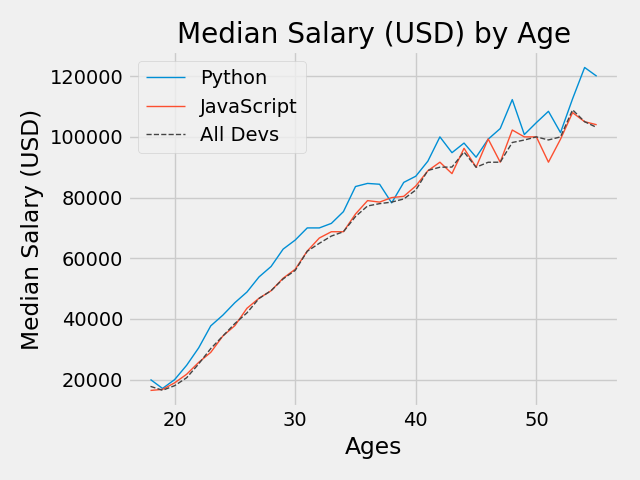

Write Python code to recreate this figure.
# from turtle import width
# import matplotlib.pyplot as plt
# # plt.xkcd()
# plt.style.use('fivethirtyeight')
# a=[1,2,3,4,5,6,7,8,9,10]
# b=[10,20,30,40,50,60,70,80,90,100]
# c=[10,20,30,40,50,60,70,80,90,100]
# d=[100,200,300,400,500,600,700,800,900,1000]
# plt.plot(a,b,'-.b',linewidth=1)
# plt.plot(c,d,'-.g',linewidth=1)
# plt.xlabel('xo')
# plt.ylabel('yo')
# plt.title('Soham')
# plt.grid(True)
# plt.legend(['soham1','soham2'])
# plt.tight_layout()
# plt.show()
from matplotlib import pyplot as plt

# plt.xkcd()

plt.style.use('fivethirtyeight')

ages_x = [18, 19, 20, 21, 22, 23, 24, 25, 26, 27, 28, 29, 30, 31, 32, 33, 34, 35,
          36, 37, 38, 39, 40, 41, 42, 43, 44, 45, 46, 47, 48, 49, 50, 51, 52, 53, 54, 55]

py_dev_y = [20046, 17100, 20000, 24744, 30500, 37732, 41247, 45372, 48876, 53850, 57287, 63016, 65998, 70003, 70000, 71496, 75370, 83640, 84666,
            84392, 78254, 85000, 87038, 91991, 100000, 94796, 97962, 93302, 99240, 102736, 112285, 100771, 104708, 108423, 101407, 112542, 122870, 120000]
plt.plot(ages_x, py_dev_y,linewidth=1, label='Python')

js_dev_y = [16446, 16791, 18942, 21780, 25704, 29000, 34372, 37810, 43515, 46823, 49293, 53437, 56373, 62375, 66674, 68745, 68746, 74583, 79000,
            78508, 79996, 80403, 83820, 88833, 91660, 87892, 96243, 90000, 99313, 91660, 102264, 100000, 100000, 91660, 99240, 108000, 105000, 104000]
plt.plot(ages_x, js_dev_y,linewidth=1, label='JavaScript')

dev_y = [17784, 16500, 18012, 20628, 25206, 30252, 34368, 38496, 42000, 46752, 49320, 53200, 56000, 62316, 64928, 67317, 68748, 73752, 77232,
         78000, 78508, 79536, 82488, 88935, 90000, 90056, 95000, 90000, 91633, 91660, 98150, 98964, 100000, 98988, 100000, 108923, 105000, 103117]
plt.plot(ages_x, dev_y, color='#444444', linestyle='--',linewidth=1, label='All Devs')

plt.xlabel('Ages')
plt.ylabel('Median Salary (USD)')
plt.title('Median Salary (USD) by Age')

plt.legend()

plt.tight_layout()

plt.savefig('plot.png')

plt.show()
